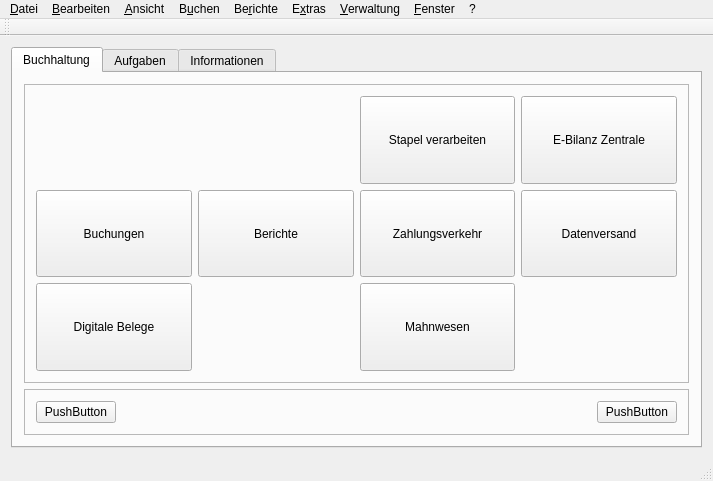
<?xml version="1.0" encoding="UTF-8"?>
<ui version="4.0">
 <class>MainWindow</class>
 <widget class="QMainWindow" name="MainWindow">
  <property name="geometry">
   <rect>
    <x>0</x>
    <y>0</y>
    <width>713</width>
    <height>481</height>
   </rect>
  </property>
  <property name="windowTitle">
   <string>MainWindow</string>
  </property>
  <widget class="QWidget" name="centralWidget">
   <layout class="QHBoxLayout" name="horizontalLayout">
    <item>
     <widget class="QTabWidget" name="tabWidget">
      <property name="currentIndex">
       <number>0</number>
      </property>
      <widget class="QWidget" name="tab">
       <attribute name="title">
        <string>Buchhaltung</string>
       </attribute>
       <layout class="QVBoxLayout" name="verticalLayout">
        <item>
         <widget class="QFrame" name="frame">
          <property name="sizePolicy">
           <sizepolicy hsizetype="Preferred" vsizetype="MinimumExpanding">
            <horstretch>0</horstretch>
            <verstretch>0</verstretch>
           </sizepolicy>
          </property>
          <property name="frameShape">
           <enum>QFrame::StyledPanel</enum>
          </property>
          <property name="frameShadow">
           <enum>QFrame::Raised</enum>
          </property>
          <layout class="QGridLayout" name="gridLayout">
           <item row="1" column="2">
            <widget class="QPushButton" name="pushButton_2">
             <property name="sizePolicy">
              <sizepolicy hsizetype="Preferred" vsizetype="Preferred">
               <horstretch>0</horstretch>
               <verstretch>0</verstretch>
              </sizepolicy>
             </property>
             <property name="text">
              <string>Zahlungsverkehr</string>
             </property>
            </widget>
           </item>
           <item row="1" column="1">
            <widget class="QPushButton" name="pushButton_4">
             <property name="sizePolicy">
              <sizepolicy hsizetype="Preferred" vsizetype="Preferred">
               <horstretch>0</horstretch>
               <verstretch>0</verstretch>
              </sizepolicy>
             </property>
             <property name="text">
              <string>Berichte</string>
             </property>
            </widget>
           </item>
           <item row="0" column="2">
            <widget class="QPushButton" name="pushButton">
             <property name="sizePolicy">
              <sizepolicy hsizetype="Preferred" vsizetype="Preferred">
               <horstretch>0</horstretch>
               <verstretch>0</verstretch>
              </sizepolicy>
             </property>
             <property name="text">
              <string>Stapel verarbeiten</string>
             </property>
            </widget>
           </item>
           <item row="2" column="2">
            <widget class="QPushButton" name="pushButton_3">
             <property name="sizePolicy">
              <sizepolicy hsizetype="Preferred" vsizetype="Preferred">
               <horstretch>0</horstretch>
               <verstretch>0</verstretch>
              </sizepolicy>
             </property>
             <property name="text">
              <string>Mahnwesen</string>
             </property>
            </widget>
           </item>
           <item row="1" column="3">
            <widget class="QPushButton" name="pushButton_5">
             <property name="sizePolicy">
              <sizepolicy hsizetype="Preferred" vsizetype="Preferred">
               <horstretch>0</horstretch>
               <verstretch>0</verstretch>
              </sizepolicy>
             </property>
             <property name="text">
              <string>Datenversand</string>
             </property>
            </widget>
           </item>
           <item row="1" column="0">
            <widget class="QPushButton" name="pushButton_6">
             <property name="sizePolicy">
              <sizepolicy hsizetype="Preferred" vsizetype="Preferred">
               <horstretch>0</horstretch>
               <verstretch>0</verstretch>
              </sizepolicy>
             </property>
             <property name="text">
              <string>Buchungen</string>
             </property>
            </widget>
           </item>
           <item row="0" column="3">
            <widget class="QPushButton" name="pushButton_7">
             <property name="sizePolicy">
              <sizepolicy hsizetype="Preferred" vsizetype="Preferred">
               <horstretch>0</horstretch>
               <verstretch>0</verstretch>
              </sizepolicy>
             </property>
             <property name="text">
              <string>E-Bilanz Zentrale</string>
             </property>
            </widget>
           </item>
           <item row="2" column="0">
            <widget class="QPushButton" name="pushButton_8">
             <property name="sizePolicy">
              <sizepolicy hsizetype="Preferred" vsizetype="Preferred">
               <horstretch>0</horstretch>
               <verstretch>0</verstretch>
              </sizepolicy>
             </property>
             <property name="text">
              <string>Digitale Belege</string>
             </property>
            </widget>
           </item>
          </layout>
         </widget>
        </item>
        <item>
         <widget class="QFrame" name="frame_2">
          <property name="sizePolicy">
           <sizepolicy hsizetype="Preferred" vsizetype="Minimum">
            <horstretch>0</horstretch>
            <verstretch>0</verstretch>
           </sizepolicy>
          </property>
          <property name="frameShape">
           <enum>QFrame::StyledPanel</enum>
          </property>
          <property name="frameShadow">
           <enum>QFrame::Raised</enum>
          </property>
          <layout class="QHBoxLayout" name="horizontalLayout_2">
           <item>
            <widget class="QPushButton" name="pushButton_9">
             <property name="text">
              <string>PushButton</string>
             </property>
            </widget>
           </item>
           <item>
            <spacer name="horizontalSpacer">
             <property name="orientation">
              <enum>Qt::Horizontal</enum>
             </property>
             <property name="sizeHint" stdset="0">
              <size>
               <width>40</width>
               <height>20</height>
              </size>
             </property>
            </spacer>
           </item>
           <item>
            <widget class="QPushButton" name="pushButton_10">
             <property name="text">
              <string>PushButton</string>
             </property>
            </widget>
           </item>
          </layout>
         </widget>
        </item>
       </layout>
      </widget>
      <widget class="QWidget" name="tab_2">
       <attribute name="title">
        <string>Aufgaben</string>
       </attribute>
      </widget>
      <widget class="QWidget" name="tab_3">
       <attribute name="title">
        <string>Informationen</string>
       </attribute>
      </widget>
     </widget>
    </item>
   </layout>
  </widget>
  <widget class="QMenuBar" name="menuBar">
   <property name="geometry">
    <rect>
     <x>0</x>
     <y>0</y>
     <width>713</width>
     <height>22</height>
    </rect>
   </property>
   <widget class="QMenu" name="menu_Datei">
    <property name="title">
     <string>&amp;Datei</string>
    </property>
    <addaction name="actionFirma_wechseln"/>
    <addaction name="action_Firma_neu"/>
    <addaction name="separator"/>
    <addaction name="action_Jahreswechsel"/>
    <addaction name="separator"/>
    <addaction name="actionBuchungsjahr_neu"/>
    <addaction name="actionBuchungsjahr_wechseln"/>
    <addaction name="separator"/>
    <addaction name="actionFirma_deaktivieren"/>
    <addaction name="actionFirma_loeschen"/>
    <addaction name="separator"/>
    <addaction name="actionImport"/>
    <addaction name="actionExport"/>
    <addaction name="separator"/>
    <addaction name="action_Drucken"/>
    <addaction name="actionDrucker_einrichtung"/>
    <addaction name="separator"/>
    <addaction name="actionDatensicherung"/>
    <addaction name="actionRechnerwechsel"/>
    <addaction name="separator"/>
    <addaction name="action_Beenden"/>
   </widget>
   <widget class="QMenu" name="menu_Bearbeiten">
    <property name="title">
     <string>&amp;Bearbeiten</string>
    </property>
    <addaction name="action_Firma"/>
    <addaction name="separator"/>
    <addaction name="action_Suchen"/>
    <addaction name="action_Weitersuchen"/>
   </widget>
   <widget class="QMenu" name="menu_Ansicht">
    <property name="title">
     <string>&amp;Ansicht</string>
    </property>
    <addaction name="actionKontenplan"/>
    <addaction name="actionJournal"/>
    <addaction name="actionBuchungsstapel"/>
    <addaction name="actionBelege"/>
    <addaction name="separator"/>
    <addaction name="actionSachkonto"/>
    <addaction name="actionDebitorenkonto"/>
    <addaction name="actionKreditorenkonto"/>
    <addaction name="separator"/>
    <addaction name="actionOP_Debitoren"/>
    <addaction name="actionOP_Kreditoren"/>
    <addaction name="separator"/>
    <addaction name="actionListeneinstellungen"/>
    <addaction name="separator"/>
    <addaction name="actionStartseite"/>
    <addaction name="separator"/>
    <addaction name="actionAktionsleiste"/>
    <addaction name="separator"/>
    <addaction name="actionStandardansicht"/>
   </widget>
   <widget class="QMenu" name="menuBuchen">
    <property name="title">
     <string>B&amp;uchen</string>
    </property>
    <addaction name="actionDialogbuchen"/>
    <addaction name="actionStapelbuchen_mit_digitalen_Belegen"/>
    <addaction name="actionDialogbuchen_mit_digitalen_Belegen"/>
    <addaction name="actionEinnahmen_Ausgaben_in_den_Stapel"/>
    <addaction name="actionSchnellbuchen_in_den_Stapel"/>
    <addaction name="separator"/>
    <addaction name="actionOnline_Kontoauszug_abgleichen"/>
    <addaction name="separator"/>
    <addaction name="actionOffene_Posten_abgleichen"/>
    <addaction name="separator"/>
    <addaction name="actionSummen_und_Saldenvortrag_in_den_Stapel"/>
    <addaction name="separator"/>
    <addaction name="actionStapel_ausbuchen"/>
    <addaction name="actionStapel_loeschen"/>
    <addaction name="actionStapelbuchen_2"/>
   </widget>
   <widget class="QMenu" name="menuBerichte">
    <property name="title">
     <string>Be&amp;richte</string>
    </property>
    <widget class="QMenu" name="menuAuswertung">
     <property name="title">
      <string>Auswertung</string>
     </property>
     <addaction name="actionBilanz"/>
     <addaction name="actionBilanz_mit_eigener_GuV"/>
     <addaction name="actionBWA"/>
     <addaction name="separator"/>
     <addaction name="actionE_Bilanz_Zentrale"/>
     <addaction name="separator"/>
     <addaction name="actionerweiterte_BWA"/>
     <addaction name="separator"/>
     <addaction name="actionAbscheibungen"/>
     <addaction name="separator"/>
     <addaction name="actionKennzahlen"/>
     <addaction name="separator"/>
     <addaction name="actionKostenstellen"/>
    </widget>
    <widget class="QMenu" name="menuGrafik">
     <property name="title">
      <string>Grafik</string>
     </property>
     <addaction name="actionGuV"/>
     <addaction name="actionKennzahlen_2"/>
    </widget>
    <widget class="QMenu" name="menuAuswertungsaufbau">
     <property name="title">
      <string>Auswertungsaufbau</string>
     </property>
     <addaction name="actionBilanz_Aktiva"/>
     <addaction name="actionBilanz_Passiva"/>
     <addaction name="actionGuV_2"/>
     <addaction name="separator"/>
     <addaction name="actionAuswertung_neu"/>
     <addaction name="actionAuswertung_l_schen"/>
     <addaction name="actionAuswertung_kopieren"/>
    </widget>
    <addaction name="actionBerichtszentrale"/>
    <addaction name="actionBusiness_Cockpit"/>
    <addaction name="separator"/>
    <addaction name="actionJournal_2"/>
    <addaction name="actionBuchungsstapel_2"/>
    <addaction name="actionSummen_und_Salden"/>
    <addaction name="separator"/>
    <addaction name="actionSEPA_Mandate"/>
    <addaction name="separator"/>
    <addaction name="actionSachkonten"/>
    <addaction name="actionDebitoren"/>
    <addaction name="actionKreditoren"/>
    <addaction name="separator"/>
    <addaction name="actionOP_Debitoren_2"/>
    <addaction name="actionOP_Kreditoren_2"/>
    <addaction name="separator"/>
    <addaction name="actionSammelbericht"/>
    <addaction name="separator"/>
    <addaction name="actionBankenmappe"/>
    <addaction name="separator"/>
    <addaction name="menuAuswertung"/>
    <addaction name="menuGrafik"/>
    <addaction name="menuAuswertungsaufbau"/>
   </widget>
   <widget class="QMenu" name="menuE_xtras">
    <property name="title">
     <string>E&amp;xtras</string>
    </property>
    <addaction name="actionDatenschutz"/>
    <addaction name="separator"/>
    <addaction name="actionZahlungsverkehr"/>
    <addaction name="actionMahnwesen"/>
    <addaction name="actionELSTER"/>
    <addaction name="separator"/>
    <addaction name="actionMonatsabschluss"/>
    <addaction name="actionJahresabschluss"/>
    <addaction name="separator"/>
    <addaction name="actionPasswortvergabe"/>
    <addaction name="separator"/>
    <addaction name="actionStatistik"/>
    <addaction name="separator"/>
    <addaction name="actionEigenverbrauchsrechner"/>
    <addaction name="actionKreditrechner"/>
    <addaction name="separator"/>
    <addaction name="actionSalden_neu_berechnen"/>
    <addaction name="separator"/>
    <addaction name="actionSEPA_Lastschriftmandat_einholen"/>
    <addaction name="separator"/>
    <addaction name="actionOptionen"/>
   </widget>
   <widget class="QMenu" name="menu_Verwaltung">
    <property name="title">
     <string>&amp;Verwaltung</string>
    </property>
    <addaction name="actionKontenverwaltung"/>
    <addaction name="actionKontenaktualisierung"/>
    <addaction name="actionKontenklassen"/>
    <addaction name="actionBudgetverwaltung"/>
    <addaction name="actionZahlungsbedingungen"/>
    <addaction name="separator"/>
    <addaction name="actionBelegnummern"/>
    <addaction name="actionBuchungsvorlagen"/>
    <addaction name="separator"/>
    <addaction name="actionAbschreibungen"/>
    <addaction name="separator"/>
    <addaction name="actionKonfigurationsassistent"/>
    <addaction name="separator"/>
    <addaction name="actionKostenstellen_2"/>
   </widget>
   <widget class="QMenu" name="menu_Fenster">
    <property name="title">
     <string>&amp;Fenster</string>
    </property>
    <addaction name="actionAlle_schlie_en"/>
    <addaction name="separator"/>
   </widget>
   <widget class="QMenu" name="menu">
    <property name="title">
     <string>?</string>
    </property>
    <addaction name="actionSoftware_aktualisieren"/>
    <addaction name="separator"/>
    <addaction name="actionHomepage"/>
    <addaction name="separator"/>
    <addaction name="actionInfo"/>
   </widget>
   <addaction name="menu_Datei"/>
   <addaction name="menu_Bearbeiten"/>
   <addaction name="menu_Ansicht"/>
   <addaction name="menuBuchen"/>
   <addaction name="menuBerichte"/>
   <addaction name="menuE_xtras"/>
   <addaction name="menu_Verwaltung"/>
   <addaction name="menu_Fenster"/>
   <addaction name="menu"/>
  </widget>
  <widget class="QToolBar" name="mainToolBar">
   <attribute name="toolBarArea">
    <enum>TopToolBarArea</enum>
   </attribute>
   <attribute name="toolBarBreak">
    <bool>false</bool>
   </attribute>
  </widget>
  <widget class="QStatusBar" name="statusBar"/>
  <action name="actionFirma_wechseln">
   <property name="text">
    <string>Firma wechseln...</string>
   </property>
   <property name="shortcut">
    <string>W</string>
   </property>
  </action>
  <action name="action_Firma_neu">
   <property name="text">
    <string>Firma neu...</string>
   </property>
   <property name="shortcut">
    <string>F</string>
   </property>
  </action>
  <action name="action_Jahreswechsel">
   <property name="text">
    <string>&amp;Jahreswechsel</string>
   </property>
  </action>
  <action name="actionBuchungsjahr_neu">
   <property name="text">
    <string>Buchungsjahr &amp;neu</string>
   </property>
  </action>
  <action name="actionBuchungsjahr_wechseln">
   <property name="text">
    <string>B&amp;uchungsjahr wechseln...</string>
   </property>
  </action>
  <action name="actionFirma_deaktivieren">
   <property name="text">
    <string>Firma deakti&amp;vieren</string>
   </property>
  </action>
  <action name="actionFirma_loeschen">
   <property name="text">
    <string>Firma &amp;löschen</string>
   </property>
  </action>
  <action name="actionImport">
   <property name="text">
    <string>&amp;Import</string>
   </property>
  </action>
  <action name="actionExport">
   <property name="text">
    <string>E&amp;xport</string>
   </property>
  </action>
  <action name="action_Drucken">
   <property name="text">
    <string>&amp;Drucken</string>
   </property>
  </action>
  <action name="actionDrucker_einrichtung">
   <property name="text">
    <string>Drucker&amp;einrichtung</string>
   </property>
  </action>
  <action name="actionDatensicherung">
   <property name="text">
    <string>Datensicherung</string>
   </property>
  </action>
  <action name="actionRechnerwechsel">
   <property name="text">
    <string>Rechnerwechsel</string>
   </property>
  </action>
  <action name="action_Beenden">
   <property name="text">
    <string>&amp;Beenden</string>
   </property>
  </action>
  <action name="action_Firma">
   <property name="text">
    <string>&amp;Firma</string>
   </property>
  </action>
  <action name="action_Suchen">
   <property name="text">
    <string>&amp;Suchen...</string>
   </property>
  </action>
  <action name="action_Weitersuchen">
   <property name="text">
    <string>&amp;Weitersuchen...</string>
   </property>
  </action>
  <action name="actionKontenplan">
   <property name="text">
    <string>Kontenplan</string>
   </property>
  </action>
  <action name="actionJournal">
   <property name="text">
    <string>Journal</string>
   </property>
  </action>
  <action name="actionBuchungsstapel">
   <property name="text">
    <string>Buchungsstapel</string>
   </property>
  </action>
  <action name="actionBelege">
   <property name="text">
    <string>Belege</string>
   </property>
  </action>
  <action name="actionSachkonto">
   <property name="text">
    <string>Sachkonto...</string>
   </property>
  </action>
  <action name="actionDebitorenkonto">
   <property name="text">
    <string>Debitorenkonto...</string>
   </property>
  </action>
  <action name="actionKreditorenkonto">
   <property name="text">
    <string>Kreditorenkonto...</string>
   </property>
  </action>
  <action name="actionOP_Debitoren">
   <property name="text">
    <string>OP-Debitoren</string>
   </property>
  </action>
  <action name="actionOP_Kreditoren">
   <property name="text">
    <string>OP-Kreditoren</string>
   </property>
  </action>
  <action name="actionListeneinstellungen">
   <property name="text">
    <string>Listeneinstellungen...</string>
   </property>
  </action>
  <action name="actionStartseite">
   <property name="text">
    <string>Startseite</string>
   </property>
  </action>
  <action name="actionAktionsleiste">
   <property name="text">
    <string>Aktionsleiste</string>
   </property>
  </action>
  <action name="actionStandardansicht">
   <property name="text">
    <string>Standardansicht</string>
   </property>
  </action>
  <action name="actionStapelbuchen">
   <property name="text">
    <string>Stapelbuchen</string>
   </property>
  </action>
  <action name="actionDialogbuchen">
   <property name="text">
    <string>Dialogbuchen</string>
   </property>
  </action>
  <action name="actionStapelbuchen_mit_digitalen_Belegen">
   <property name="text">
    <string>Stapelbuchen mit digitalen Belegen</string>
   </property>
  </action>
  <action name="actionDialogbuchen_mit_digitalen_Belegen">
   <property name="text">
    <string>Dialogbuchen mit digitalen Belegen</string>
   </property>
  </action>
  <action name="actionEinnahmen_Ausgaben_in_den_Stapel">
   <property name="text">
    <string>Einnahmen/Ausgaben in den Stapel...</string>
   </property>
  </action>
  <action name="actionSchnellbuchen_in_den_Stapel">
   <property name="text">
    <string>Schnellbuchen in den Stapel</string>
   </property>
  </action>
  <action name="actionOnline_Kontoauszug_abgleichen">
   <property name="text">
    <string>Online-Kontoauszug abgleichen...</string>
   </property>
  </action>
  <action name="actionOffene_Posten_abgleichen">
   <property name="text">
    <string>Offene Posten abgleichen...</string>
   </property>
  </action>
  <action name="actionSummen_und_Saldenvortrag_in_den_Stapel">
   <property name="text">
    <string>Summen- und Saldenvortrag in den Stapel...</string>
   </property>
  </action>
  <action name="actionStapel_ausbuchen">
   <property name="text">
    <string>Stapel ausbuchen...</string>
   </property>
  </action>
  <action name="actionStapel_loeschen">
   <property name="text">
    <string>Stapel löschen...</string>
   </property>
  </action>
  <action name="actionBerichtszentrale">
   <property name="text">
    <string>Berichtszentrale</string>
   </property>
  </action>
  <action name="actionBusiness_Cockpit">
   <property name="text">
    <string>Business Cockpit</string>
   </property>
  </action>
  <action name="actionJournal_2">
   <property name="text">
    <string>Journal...</string>
   </property>
  </action>
  <action name="actionBuchungsstapel_2">
   <property name="text">
    <string>Buchungsstapel</string>
   </property>
  </action>
  <action name="actionSummen_und_Salden">
   <property name="text">
    <string>Summen- und Salden...</string>
   </property>
  </action>
  <action name="actionSEPA_Mandate">
   <property name="text">
    <string>SEPA-Mandate...</string>
   </property>
  </action>
  <action name="actionSachkonten">
   <property name="text">
    <string>Sachkonten...</string>
   </property>
  </action>
  <action name="actionDebitoren">
   <property name="text">
    <string>Debitoren...</string>
   </property>
  </action>
  <action name="actionKreditoren">
   <property name="text">
    <string>Kreditoren...</string>
   </property>
  </action>
  <action name="actionOP_Debitoren_2">
   <property name="text">
    <string>OP-Debitoren...</string>
   </property>
  </action>
  <action name="actionOP_Kreditoren_2">
   <property name="text">
    <string>OP-Kreditoren...</string>
   </property>
  </action>
  <action name="actionSammelbericht">
   <property name="text">
    <string>Sammelbericht...</string>
   </property>
  </action>
  <action name="actionBankenmappe">
   <property name="text">
    <string>Bankenmappe...</string>
   </property>
  </action>
  <action name="actionBilanz">
   <property name="text">
    <string>Bilanz...</string>
   </property>
  </action>
  <action name="actionBilanz_mit_eigener_GuV">
   <property name="text">
    <string>Bilanz mit eigener GuV...</string>
   </property>
  </action>
  <action name="actionBWA">
   <property name="text">
    <string>BWA...</string>
   </property>
  </action>
  <action name="actionE_Bilanz_Zentrale">
   <property name="text">
    <string>E-Bilanz-Zentrale...</string>
   </property>
  </action>
  <action name="actionerweiterte_BWA">
   <property name="text">
    <string>erweiterte BWA...</string>
   </property>
  </action>
  <action name="actionAbscheibungen">
   <property name="text">
    <string>Abscheibungen...</string>
   </property>
  </action>
  <action name="actionKennzahlen">
   <property name="text">
    <string>Kennzahlen</string>
   </property>
  </action>
  <action name="actionKostenstellen">
   <property name="text">
    <string>Kostenstellen...</string>
   </property>
  </action>
  <action name="actionGuV">
   <property name="text">
    <string>GuV...</string>
   </property>
  </action>
  <action name="actionKennzahlen_2">
   <property name="text">
    <string>Kennzahlen</string>
   </property>
  </action>
  <action name="actionBilanz_Aktiva">
   <property name="text">
    <string>Bilanz Aktiva...</string>
   </property>
  </action>
  <action name="actionBilanz_Passiva">
   <property name="text">
    <string>Bilanz Passiva...</string>
   </property>
  </action>
  <action name="actionGuV_2">
   <property name="text">
    <string>GuV</string>
   </property>
  </action>
  <action name="actionAuswertung_neu">
   <property name="text">
    <string>Auswertung neu...</string>
   </property>
  </action>
  <action name="actionAuswertung_l_schen">
   <property name="text">
    <string>Auswertung löschen...</string>
   </property>
  </action>
  <action name="actionAuswertung_kopieren">
   <property name="text">
    <string>Auswertung kopieren...</string>
   </property>
  </action>
  <action name="actionDatenschutz">
   <property name="text">
    <string>Datenschutz</string>
   </property>
  </action>
  <action name="actionZahlungsverkehr">
   <property name="text">
    <string>Zahlungsverkehr...</string>
   </property>
  </action>
  <action name="actionMahnwesen">
   <property name="text">
    <string>Mahnwesen...</string>
   </property>
  </action>
  <action name="actionELSTER">
   <property name="text">
    <string>ELSTER</string>
   </property>
  </action>
  <action name="actionMonatsabschluss">
   <property name="text">
    <string>Monatsabschluss...</string>
   </property>
  </action>
  <action name="actionJahresabschluss">
   <property name="text">
    <string>Jahresabschluss...</string>
   </property>
  </action>
  <action name="actionPasswortvergabe">
   <property name="text">
    <string>Passwortvergabe...</string>
   </property>
  </action>
  <action name="actionStatistik">
   <property name="text">
    <string>Statistik...</string>
   </property>
  </action>
  <action name="actionEigenverbrauchsrechner">
   <property name="text">
    <string>Eigenverbrauchsrechner...</string>
   </property>
  </action>
  <action name="actionKreditrechner">
   <property name="text">
    <string>Kreditrechner...</string>
   </property>
  </action>
  <action name="actionSalden_neu_berechnen">
   <property name="text">
    <string>Salden neu berechnen</string>
   </property>
  </action>
  <action name="actionSEPA_Lastschriftmandat_einholen">
   <property name="text">
    <string>SEPA-Lastschriftmandat einholen...</string>
   </property>
  </action>
  <action name="actionOptionen">
   <property name="text">
    <string>Optionen...</string>
   </property>
  </action>
  <action name="actionKontenverwaltung">
   <property name="text">
    <string>Kontenverwaltung...</string>
   </property>
  </action>
  <action name="actionKontenaktualisierung">
   <property name="text">
    <string>Kontenaktualisierung...</string>
   </property>
  </action>
  <action name="actionKontenklassen">
   <property name="text">
    <string>Kontenklassen...</string>
   </property>
  </action>
  <action name="actionBudgetverwaltung">
   <property name="text">
    <string>Budgetverwaltung...</string>
   </property>
  </action>
  <action name="actionZahlungsbedingungen">
   <property name="text">
    <string>Zahlungsbedingungen...</string>
   </property>
  </action>
  <action name="actionBelegnummern">
   <property name="text">
    <string>Belegnummern...</string>
   </property>
  </action>
  <action name="actionBuchungsvorlagen">
   <property name="text">
    <string>Buchungsvorlagen...</string>
   </property>
  </action>
  <action name="actionAbschreibungen">
   <property name="text">
    <string>Abschreibungen</string>
   </property>
  </action>
  <action name="actionKonfigurationsassistent">
   <property name="text">
    <string>Konfigurationsassistent...</string>
   </property>
  </action>
  <action name="actionKostenstellen_2">
   <property name="text">
    <string>Kostenstellen...</string>
   </property>
  </action>
  <action name="actionAlle_schlie_en">
   <property name="text">
    <string>Alle schließen</string>
   </property>
  </action>
  <action name="actionSoftware_aktualisieren">
   <property name="text">
    <string>Software aktualisieren...</string>
   </property>
  </action>
  <action name="actionHomepage">
   <property name="text">
    <string>Homepage</string>
   </property>
  </action>
  <action name="actionInfo">
   <property name="text">
    <string>Info...</string>
   </property>
  </action>
  <action name="actionStapelbuchen_2">
   <property name="text">
    <string>Stapelbuchen...</string>
   </property>
  </action>
 </widget>
 <layoutdefault spacing="6" margin="11"/>
 <resources/>
 <connections>
  <connection>
   <sender>action_Beenden</sender>
   <signal>triggered()</signal>
   <receiver>MainWindow</receiver>
   <slot>close()</slot>
   <hints>
    <hint type="sourcelabel">
     <x>-1</x>
     <y>-1</y>
    </hint>
    <hint type="destinationlabel">
     <x>356</x>
     <y>240</y>
    </hint>
   </hints>
  </connection>
 </connections>
</ui>
